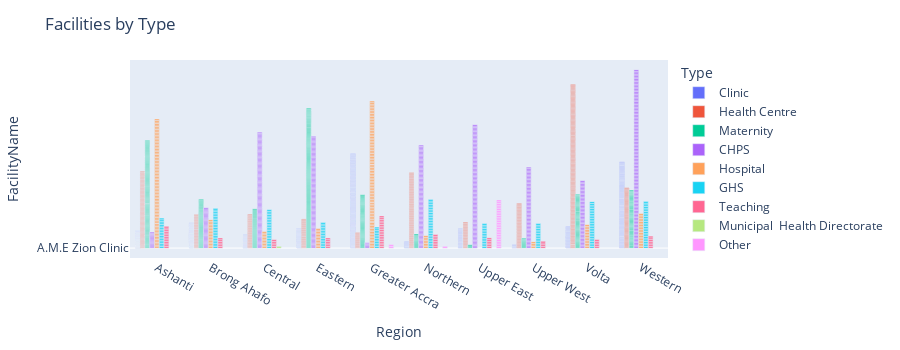

The notebook cell this image was saved under:
### Code cell
fig = px.bar(health_df, x='Region', y='FacilityName', color='Type', barmode='group', height=350)
fig.update_layout(title='Facilities by Type')
fig.show()

### Figure 1 — Plotly figure (JSON) as saved in the notebook; plotly's stock layout.template omitted (floating-point values rounded to 4 significant figures; data arrays with more than 128 entries replaced by an {"elided": "..."} marker saying what was removed)
{"data": [{"alignmentgroup": "True", "hovertemplate": "Type=Clinic<br>Region=%{x}<br>FacilityName=%{y}<extra></extra>", "legendgroup": "Clinic", "marker": {"color": "#636efa", "pattern": {"shape": ""}}, "name": "Clinic", "offsetgroup": "Clinic", "orientation": "v", "showlegend": true, "textposition": "auto", "type": "bar", "x": {"elided": "1189 str values"}, "xaxis": "x", "y": {"elided": "1189 str values"}, "yaxis": "y"}, {"alignmentgroup": "True", "hovertemplate": "Type=Health Centre<br>Region=%{x}<br>FacilityName=%{y}<extra></extra>", "legendgroup": "Health Centre", "marker": {"color": "#EF553B", "pattern": {"shape": ""}}, "name": "Health Centre", "offsetgroup": "Health Centre", "orientation": "v", "showlegend": true, "textposition": "auto", "type": "bar", "x": {"elided": "788 str values"}, "xaxis": "x", "y": {"elided": "788 str values"}, "yaxis": "y"}, {"alignmentgroup": "True", "hovertemplate": "Type=Maternity<br>Region=%{x}<br>FacilityName=%{y}<extra></extra>", "legendgroup": "Maternity", "marker": {"color": "#00cc96", "pattern": {"shape": ""}}, "name": "Maternity", "offsetgroup": "Maternity", "orientation": "v", "showlegend": true, "textposition": "auto", "type": "bar", "x": {"elided": "522 str values"}, "xaxis": "x", "y": {"elided": "522 str values"}, "yaxis": "y"}, {"alignmentgroup": "True", "hovertemplate": "Type=CHPS<br>Region=%{x}<br>FacilityName=%{y}<extra></extra>", "legendgroup": "CHPS", "marker": {"color": "#ab63fa", "pattern": {"shape": ""}}, "name": "CHPS", "offsetgroup": "CHPS", "orientation": "v", "showlegend": true, "textposition": "auto", "type": "bar", "x": {"elided": "653 str values"}, "xaxis": "x", "y": {"elided": "653 str values"}, "yaxis": "y"}, {"alignmentgroup": "True", "hovertemplate": "Type=Hospital<br>Region=%{x}<br>FacilityName=%{y}<extra></extra>", "legendgroup": "Hospital", "marker": {"color": "#FFA15A", "pattern": {"shape": ""}}, "name": "Hospital", "offsetgroup": "Hospital", "orientation": "v", "showlegend": true, "textposition": "auto", "type": "bar", "x": {"elided": "280 str values"}, "xaxis": "x", "y": {"elided": "280 str values"}, "yaxis": "y"}, {"alignmentgroup": "True", "hovertemplate": "Type=GHS<br>Region=%{x}<br>FacilityName=%{y}<extra></extra>", "legendgroup": "GHS", "marker": {"color": "#19d3f3", "pattern": {"shape": ""}}, "name": "GHS", "offsetgroup": "GHS", "orientation": "v", "showlegend": true, "textposition": "auto", "type": "bar", "x": {"elided": "213 str values"}, "xaxis": "x", "y": {"elided": "213 str values"}, "yaxis": "y"}, {"alignmentgroup": "True", "hovertemplate": "Type=Teaching<br>Region=%{x}<br>FacilityName=%{y}<extra></extra>", "legendgroup": "Teaching", "marker": {"color": "#FF6692", "pattern": {"shape": ""}}, "name": "Teaching", "offsetgroup": "Teaching", "orientation": "v", "showlegend": true, "textposition": "auto", "type": "bar", "x": ["Ashanti", "Ashanti", "Ashanti", "Ashanti", "Ashanti", "Ashanti", "Ashanti", "Ashanti", "Ashanti", "Ashanti", "Ashanti", "Ashanti", "Ashanti", "Brong Ahafo", "Brong Ahafo", "Brong Ahafo", "Brong Ahafo", "Brong Ahafo", "Brong Ahafo", "Central", "Central", "Central", "Central", "Central", "Eastern", "Eastern", "Eastern", "Eastern", "Eastern", "Eastern", "Greater Accra", "Greater Accra", "Greater Accra", "Greater Accra", "Greater Accra", "Greater Accra", "Greater Accra", "Greater Accra", "Greater Accra", "Greater Accra", "Greater Accra", "Greater Accra", "Greater Accra", "Greater Accra", "Greater Accra", "Greater Accra", "Greater Accra", "Greater Accra", "Greater Accra", "Northern", "Northern", "Northern", "Northern", "Northern", "Northern", "Northern", "Northern", "Upper East", "Upper East", "Upper East", "Upper East", "Upper East", "Upper East", "Upper West", "Upper West", "Upper West", "Upper West", "Volta", "Volta", "Volta", "Volta", "Volta", "Western", "Western", "Western", "Western", "Western", "Western", "Western"], "xaxis": "x", "y": ["Agogo Nurses Training Coll", "Offinso Nurses/Midwifery Training School", "Fomena Community Health Nurses Training School", "Kokofu Health Assistants Training School", "Tepa Health Assistants Training School", "Mampong Midwifery Training School", "Mampong Health Assistants Training School", "Komfo Anokye Teaching Hospital", "Kumasi Nurses/Midwifery Training School", "Kwadaso Nurses Training College", "Kumasi Ear Nose & Throat", "Kumasi Anasthesia", "Premier Nursing School (General Nursing)", "Berekum Nurses/Midwifery Training College", "Sunyani Nurses Training College/Health Assistants Training School", "Tanoso Community Health Nurses Training School", "Kintampo Rural Health Training School", "Tanoso Community Health Nurses Training School", "Kintampo Rural Health Training School", "Twifo Praso Health Assistants Training School", "Dunkwa Health Assistants Training School", "Cape Coast Nurses & Midwife Training School", "Winneba Community Health Nurses Training School", "Ankaful Nurses Training College", "Plant Medicine (CSRPM)", "Atibie Midwifery Training School/Health Assistants Training School", "Nkawkaw Nurses Training College", "Koforidua Nurses Training College", "Koforidua Midwifery Training School", "Akim Oda Community Health Nurses Training School", "Korle-Bu Teaching Hospital", "Korle-Bu Midwifery Training School", "Narh Bita Nursing Training School", "Korle-Bu Nurses Training College", "Pantang Nurses Training College", "Korle-Bu School of Hygiene", "Korle-Bu School of Medical Laboratory Technology", "Korle-Bu School of Radiology", "University of Ghana Medical School", "Teshie Health Assistants Training School", "Pantang Health Assistants Training School", "Korle-Bu Opthamalmic", "Korle-Bu Pery Operative", "Korle-Bu Public Health", "Military Nurses Training College", "Western Hills School of Nursing (General Nursing)", "Health Concern (Health Assistants Clinical)", "Nyaniba (Health Assistants Training School Clinical)", "Martin Luther Health Assistants Training School", "Tamale School of Hygiene", "Tamale Community Health Nurses Training School", "Tamale Nurses Training School", "Tamale Teaching Hospital", "Damango Health Assistants Training School", "Yendi Health Assistants Training School", "Nalerigu Health Assistants Training School", "Kpembe Health Assistants Training School", "Bawku Presby Nurses Training College", "Bolgatanga Midwifery Training College", "Bolgatanga Nurses Training College", "Navrongo Health Research Centre", "Navrongo Community Health Nurses Training School", "Bolgatanga Health Assistants Training School", "Jirapa Nurses Training Colleage", "Jirapa Community Health Nurses Training School", "Jirapa Midwifery Training School", "Wa Health Assistants Training School", "Ho Community Health Nurses Training School", "Ho Nurses Training College", "Hohoe Midwifery Training School", "Keta Health Assistants Training School", "Ho School of Hygiene", "Essiama Community Health Nurses Training School", "Sekondi Nurses/Midwifery Training Colleage", "Sefwi-Akontombra Health Assistance Training School", "Asanta Health Assistance Training School", "Asankragwa Health Assistance Training School", "Takwa Nurses/Midwifery Training Colleage", "Community Health Nurse Training Colleage"], "yaxis": "y"}, {"alignmentgroup": "True", "hovertemplate": "Type=Municipal  Health Directorate<br>Region=%{x}<br>FacilityName=%{y}<extra></extra>", "legendgroup": "Municipal  Health Directorate", "marker": {"color": "#B6E880", "pattern": {"shape": ""}}, "name": "Municipal  Health Directorate", "offsetgroup": "Municipal  Health Directorate", "orientation": "v", "showlegend": true, "textposition": "auto", "type": "bar", "x": ["Central"], "xaxis": "x", "y": ["Agona Municipal Health Directorate"], "yaxis": "y"}, {"alignmentgroup": "True", "hovertemplate": "Type=Other<br>Region=%{x}<br>FacilityName=%{y}<extra></extra>", "legendgroup": "Other", "marker": {"color": "#FF97FF", "pattern": {"shape": ""}}, "name": "Other", "offsetgroup": "Other", "orientation": "v", "showlegend": true, "textposition": "auto", "type": "bar", "x": ["Greater Accra", "Greater Accra", "Northern", "Upper East", "Upper East", "Upper East", "Upper East", "Upper East", "Upper East", "Upper East", "Upper East", "Upper East", "Upper East", "Upper East", "Upper East", "Upper East", "Upper East", "Upper East", "Upper East", "Upper East", "Upper East", "Upper East", "Upper East", "Upper East", "Upper East", "Upper East", "Upper East", "Upper East", "Upper East", "Upper East", "Upper East"], "xaxis": "x", "y": ["Limb Fitting Centre", "National Cold Room", "Yendi Leprosarium", "Presbyterian Primary Health Care Secretariat", "Bawku Nutrition Rehabilitation Centre", "Quality Medical Centre", "Apodabogo Feeding Centre", "Binaba Rehabilitation Centre", "Bolgatanga Nutrition Rehabilitation Centre", "Beo Tankoo Feeding Centre", "WFP Adaboya Feeding Centre", "WFP Apatanga Feeding Centre", "WFP Saporo Feeding Centre", "Bogrigo Supplementary Feeding Centre", "Bongo Nutrition Rehabilitation Centre", "Feo Supplementary Feeding Centre", "Nayorogo Feeding Centre", "Soe Feeding Centre", "Gambrongo Feeding Centre", "Goo Feeding Centre", "Garu Nutrition Rehabilitation Centre", "Bimpeka #2 Feeding Centre", "Woriyanga Rehabilitation Centre", "Adognia Nutrition/ Supplementary Feeding Centre", "Bawiu WFP/MOH Supplementary Feeding and Nutrition/ Education Centre", "Gongnia Feeding Centre", "Kayoro/Wuru WFP/ Supplementary Feeding and Nutrition Education Centre", "Kologo Feeding Centre", "Naaga Nutrition/ Education Centre", "Navrongo Rehabilitation Centre", "Nayagnia Nutrition/ Education Centre"], "yaxis": "y"}], "layout": {"barmode": "group", "height": 350, "legend": {"title": {"text": "Type"}, "tracegroupgap": 0}, "margin": {"t": 60}, "title": {"text": "Facilities by Type"}, "xaxis": {"anchor": "y", "domain": [0, 1], "title": {"text": "Region"}}, "yaxis": {"anchor": "x", "domain": [0, 1], "title": {"text": "FacilityName"}}}}
